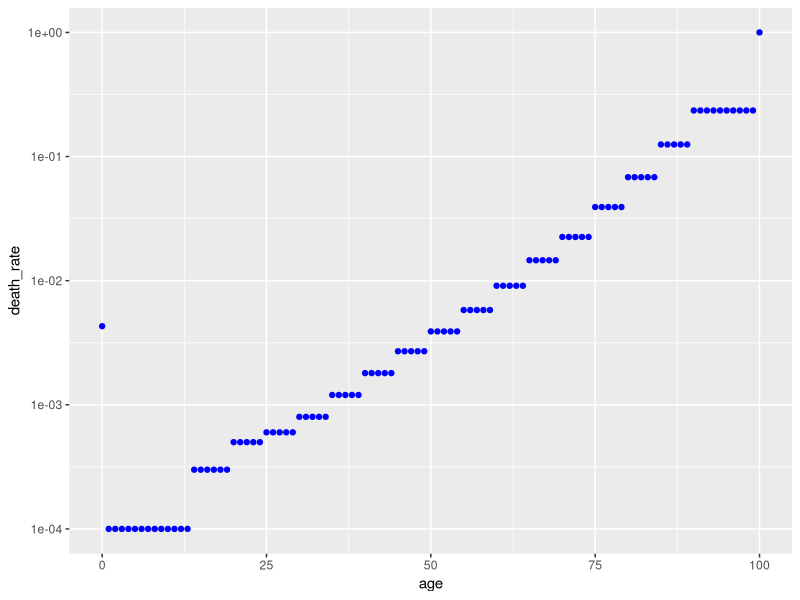
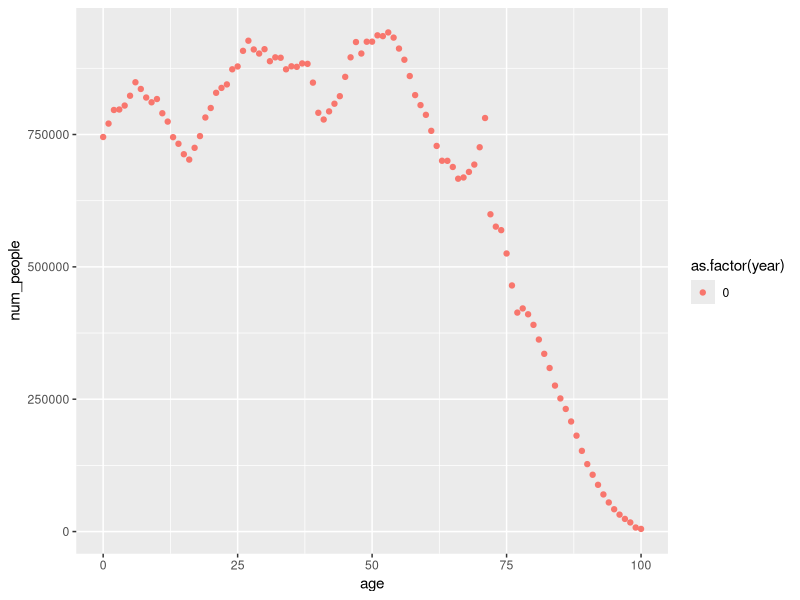
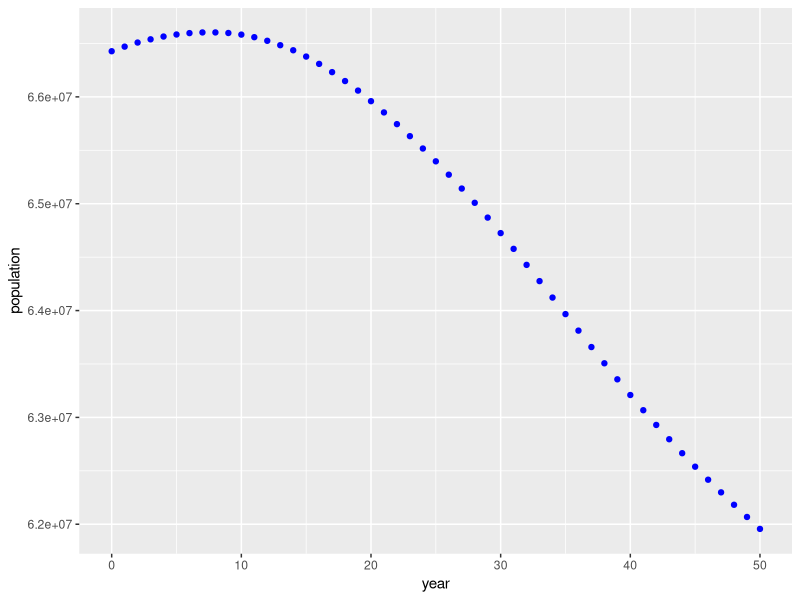
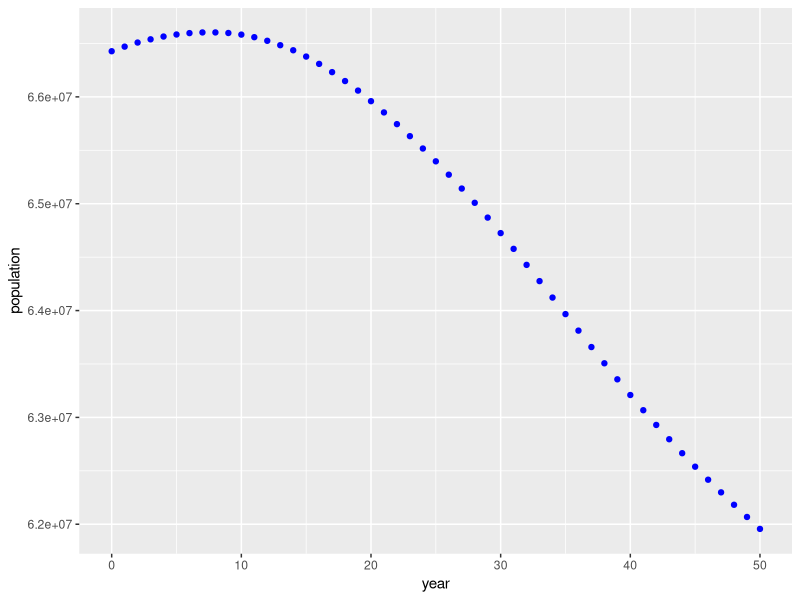
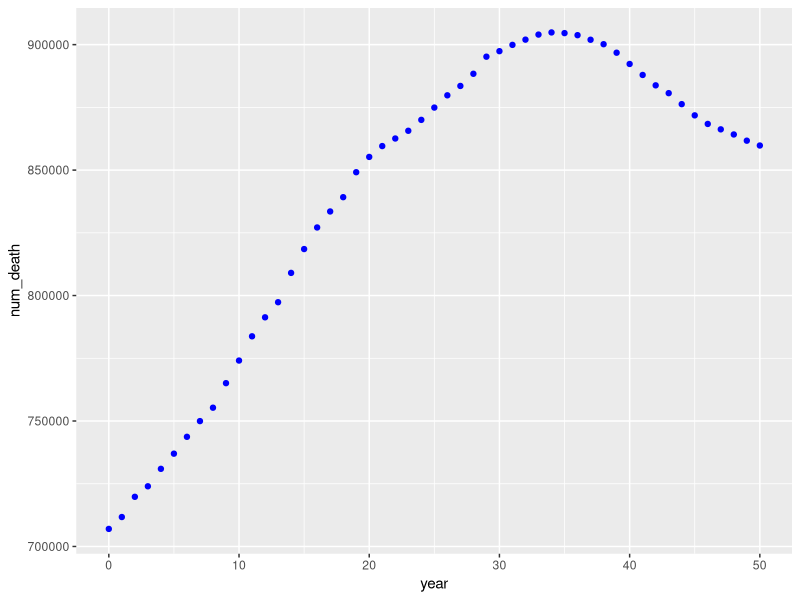

Generate these figures, in order, with R:
library(dplyr)
library(ggplot2)

demog <- data.frame(age = 0:100,
                    year = 0)

demog <- 
    demog %>% 
    inner_join(read.csv("death_rate_v_age.csv"), by = "age") %>% 
    inner_join(read.csv("num_people_v_age.csv"), by = "age")




# 
# 
# 
# DR_0 <- 0.005
# DR_10 <- 0.0001
# DR_100 <- 0.2
# 
# demog <-
#     demog %>%
#     mutate(death_rate = if_else(age <11,
#                                 exp(age * (log(DR_10/DR_0))/10 + log(DR_0)),
#                                 exp((age-10) * (log(DR_100/DR_10))/90 + log(DR_10)))) %>%
#     mutate(num_people = num_people - if_else(age < 51, 0, 800000* (age - 51) / 50)) %>%
#     mutate(num_people = if_else(age == 0, 1000000, num_people))

demog %>% ggplot(aes(x = age, y = death_rate)) + geom_point(colour = "blue") + scale_y_log10()
demog %>% ggplot(aes(x = age, y = num_people, colour = as.factor(year))) + geom_point() 


demog %>% summarise(num_death = sum(num_people*death_rate), population = sum(num_people))

for(i in (1:50)){
    demog <- 
        demog %>% 
        filter(year == max(year)) %>%
        mutate(num_people = num_people * (1-death_rate),
               num_people = num_people %>% lag(1),num_people = replace(num_people, is.na(num_people), 750000),
               year = year + 1) %>%
        rbind(demog)
}



demog %>% group_by(year) %>% summarise(num_death = sum(num_people*death_rate), population = sum(num_people)) %>% View()


demog %>% group_by(year) %>% summarise(sum(num_people*death_rate)) %>% View()

demog %>% group_by(year) %>% summarise(population = sum(num_people)) %>%
    ggplot(aes(x = year, y = population)) + geom_point(colour = "blue")


demog %>% group_by(year) %>% summarise(population = sum(num_people)) %>% 
    ggplot(aes(x = year, y = population)) + 
    geom_point(colour = "blue")


demog %>% group_by(year) %>% summarise(num_death = sum(num_people* death_rate)) %>% 
    ggplot(aes(x = year, y = num_death)) + 
    geom_point(colour = "blue")
